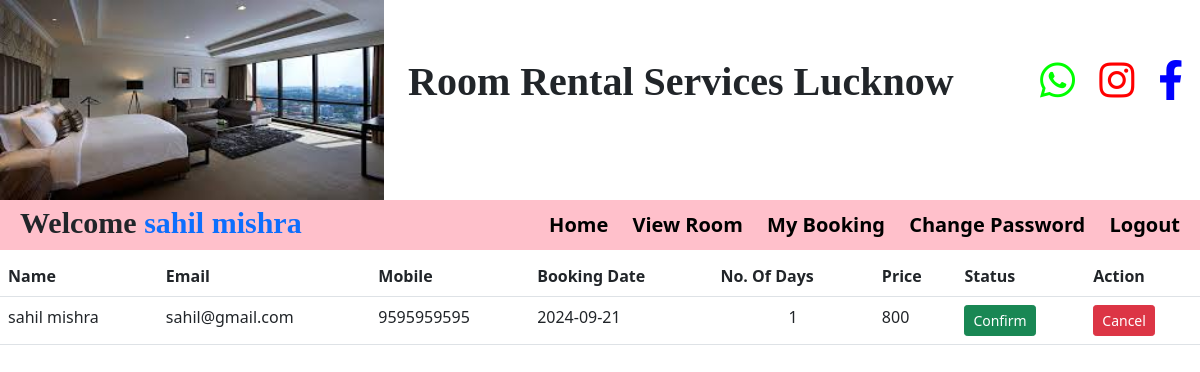
/user_booking (signed in), run on the app's committed database.
### room/models.py (models this page shows)
class Booked(models.Model):
    full_name=models.CharField(max_length=20,null=True)
    email=models.CharField(max_length=20,null=True)
    contact=models.CharField(max_length=20,null=True)
    contact2=models.CharField(max_length=20,null=True)
    bookint_date=models.CharField(max_length=20,null=True)
    days=models.CharField(max_length=20,null=True)
    gender=models.CharField(max_length=20,null=True)
    price=models.CharField(max_length=20,null=True)
    dob=models.CharField(max_length=20,null=True)
    status=models.CharField(max_length=20,null=True)

### room/views.py (the view)
# urls.py: path('user_booking',user_booking,name='user_booking'),
def user_booking(request):
    data = Booked.objects.all()
    d={'data':data}
    return render(request,'user_booking.html',d)

### room/templates/user_booking.html (shortened to what this page needs)
{% include 'user_navigation.html' %}
<table class="table">
    <tr>
        <th>Name</th>
        <th>Email</th>
        <th>Mobile</th>
        <th>Booking Date</th>
        <th>No. Of Days</th>
        <th>Price</th>
        <th>Status</th>
        <th>Action</th>
    </tr>
    {% for i in data %}
    {% if i.email == user.username %}
    <tr>
        <td>{{i.full_name}}</td>
        <td>{{i.email}}</td>
        <td>{{i.contact}}</td>
        <td>{{i.bookint_date}}</td>
        <td align="center">{{i.days}}</td>
        <td>{{i.price}}</td>
        {% if i.status == "Confirm" %}
        <td><a href="" class="btn btn-success btn-sm">{{i.status}}</a></td>
        {% endif %}
        <td><a href="{% url 'cancel_booking' i.id %}" onclick="return confirm('Are you sure?')" class="btn btn-danger btn-sm">Cancel</a></td>
    </tr>
    {% endif %}
    {% endfor %}
</table>

### room/templates/user_navigation.html (shortened to what this page needs)
<!DOCTYPE html>
<html>
<head>
<link rel="stylesheet" href="https://cdn.jsdelivr.net/npm/bootstrap@5.0.2/dist/css/bootstrap.min.css">
<link rel="stylesheet" href="https://cdnjs.cloudflare.com/ajax/libs/font-awesome/5.15.3/css/all.min.css" />
{% load static %}
</head>
<body>
<div class="row">
	<div class="col-4">
		<img class="pic" src="{% static 'images/cc.jpg' %}">
	</div>
	<div class="col-6 aa">
		<label class="lab1">Room Rental Services Lucknow</label>
	</div>
	<div class="col-2">
		<a href="https://web.whatsapp.com/" target="_blank"><i class="fab fa-whatsapp itag" style="color:rgb(0,255,0);"></i></a>
		<a href="https://www.instagram.com/" target="_blank"><i class="fab fa-instagram itag" style="color:red;"></i></a>
		<a href="https://www.facebook.com/" target="_blank"><i class="fab fa-facebook-f itag" style="color: blue;"></i></a>
	</div>
</div>
<nav class="navi">
	<label class="lab2">Welcome <span style="color:green;"><a href="{% url 'edit_profile' %}" style="text-decoration:none;">{{request.user.first_name}} {{request.user.last_name}}</a></span></label>
	<ul class="ull">
		<li class="lii"><a class="aaa" href="{% url 'user_home' %}">Home</a></li>
		<li class="lii"><a class="aaa" href="{% url 'view_room_user' %}">View Room</a></li>
		<li class="lii"><a class="aaa" href="{% url 'user_booking' %}">My Booking</a></li>
		<li class="lii"><a class="aaa" href="{% url 'change_password_user' %}">Change Password</a></li>
		<li class="lii"><a class="aaa" href="{% url 'logout' %}">Logout</a></li>
	</ul>
</nav>
</body>
</html>

### room/templates/user_navigation.html (style rules this page uses)
.pic { height: 200px; width: 100%; }
.lab1 { font-size: 40px; font-weight: bold; font-family: calibery; margin-top: 52px; }
.itag { font-size: 40px; margin-top: 60px; padding-left: 20px; }
.navi { background:pink; height: 50px; }
.ull { float: right; }
.lii { display: inline-block; margin-top: 10px; }
.aaa { text-decoration: none; color: black; font-weight: bold; font-size: 20px; margin-right: 20px; }
.lab2 { font-size: 30px; font-weight: bold; font-family: calibery; margin-left: 20px; }

### data on the page
Booked: full_name "sahil mishra", email "sahil@gmail.com", contact "9595959595", bookint_date "2024-09-21", days "1", price "800", status "Confirm"

### other printed values
{{ request.user.first_name }} "sahil"
{{ request.user.last_name }} "mishra"
